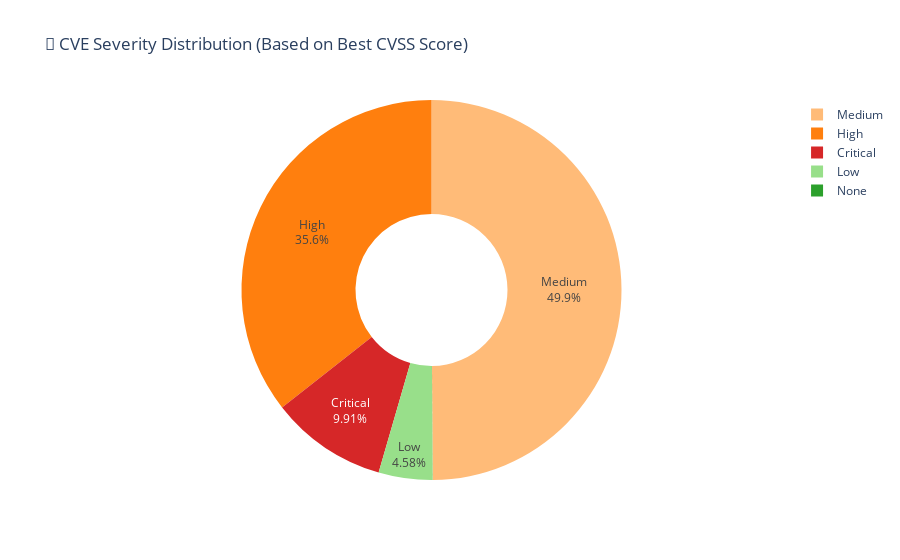

Notebook code cell kept with this figure:
### Markdown cell above
## 2. Severity Distribution

Analysis of CVE severity levels based on CVSS scores. The service uses the best available metric (preferring CNA source and newer CVSS versions).

### Code cell
# Get best CVSS score per CVE (using cvecli's preference logic)
def get_severity_label(score: float) -> str:
    if score >= 9.0:
        return "Critical"
    elif score >= 7.0:
        return "High"
    elif score >= 4.0:
        return "Medium"
    elif score >= 0.1:
        return "Low"
    else:
        return "None"

# Get best metric per CVE (prefer CNA, prefer newer CVSS version)
best_metrics = (
    metrics_df
    .filter(pl.col("base_score").is_not_null() & pl.col("metric_type").str.starts_with("cvss"))
    .with_columns([
        pl.when(pl.col("source") == "cna").then(100).otherwise(0).alias("source_pref"),
        pl.when(pl.col("metric_type") == "cvssV4_0").then(40)
         .when(pl.col("metric_type") == "cvssV3_1").then(30)
         .when(pl.col("metric_type") == "cvssV3_0").then(20)
         .otherwise(10).alias("version_pref"),
    ])
    .with_columns((pl.col("source_pref") + pl.col("version_pref")).alias("preference"))
    .sort(["cve_id", "preference"], descending=[False, True])
    .group_by("cve_id")
    .first()
    .with_columns(pl.col("base_score").map_elements(get_severity_label, return_dtype=pl.Utf8).alias("severity"))
)

severity_counts = (
    best_metrics
    .group_by("severity")
    .agg(pl.len().alias("count"))
)

# Define colors for severity levels
severity_order = ["Critical", "High", "Medium", "Low", "None"]
severity_colors = {"Critical": "#d62728", "High": "#ff7f0e", "Medium": "#ffbb78", "Low": "#98df8a", "None": "#2ca02c"}

# Sort by severity order using polars
severity_order_map = {s: i for i, s in enumerate(severity_order)}
severity_df = severity_counts.with_columns(
    pl.col("severity").replace(severity_order_map).alias("sort_order")
).sort("sort_order").drop("sort_order")

fig = px.pie(
    severity_df,
    values="count",
    names="severity",
    title="🎯 CVE Severity Distribution (Based on Best CVSS Score)",
    color="severity",
    color_discrete_map=severity_colors,
    hole=0.4
)
fig.update_traces(textposition='inside', textinfo='percent+label')
fig.show()

### Figure 1 — Plotly figure (JSON) as saved in the notebook; plotly's stock layout.template omitted (floating-point values rounded to 4 significant figures)
{"data": [{"customdata": [["Critical"], ["High"], ["Medium"], ["Low"], ["None"]], "domain": {"x": [0, 1], "y": [0, 1]}, "hole": 0.4, "hovertemplate": "severity=%{customdata[0]}<br>count=%{value}<extra></extra>", "labels": ["Critical", "High", "Medium", "Low", "None"], "legendgroup": "", "marker": {"colors": ["#d62728", "#ff7f0e", "#ffbb78", "#98df8a", "#2ca02c"]}, "name": "", "showlegend": true, "textinfo": "percent+label", "textposition": "inside", "type": "pie", "values": [13840, 49700, 69666, 6398, 9]}], "layout": {"legend": {"tracegroupgap": 0}, "title": {"text": "🎯 CVE Severity Distribution (Based on Best CVSS Score)"}}}
